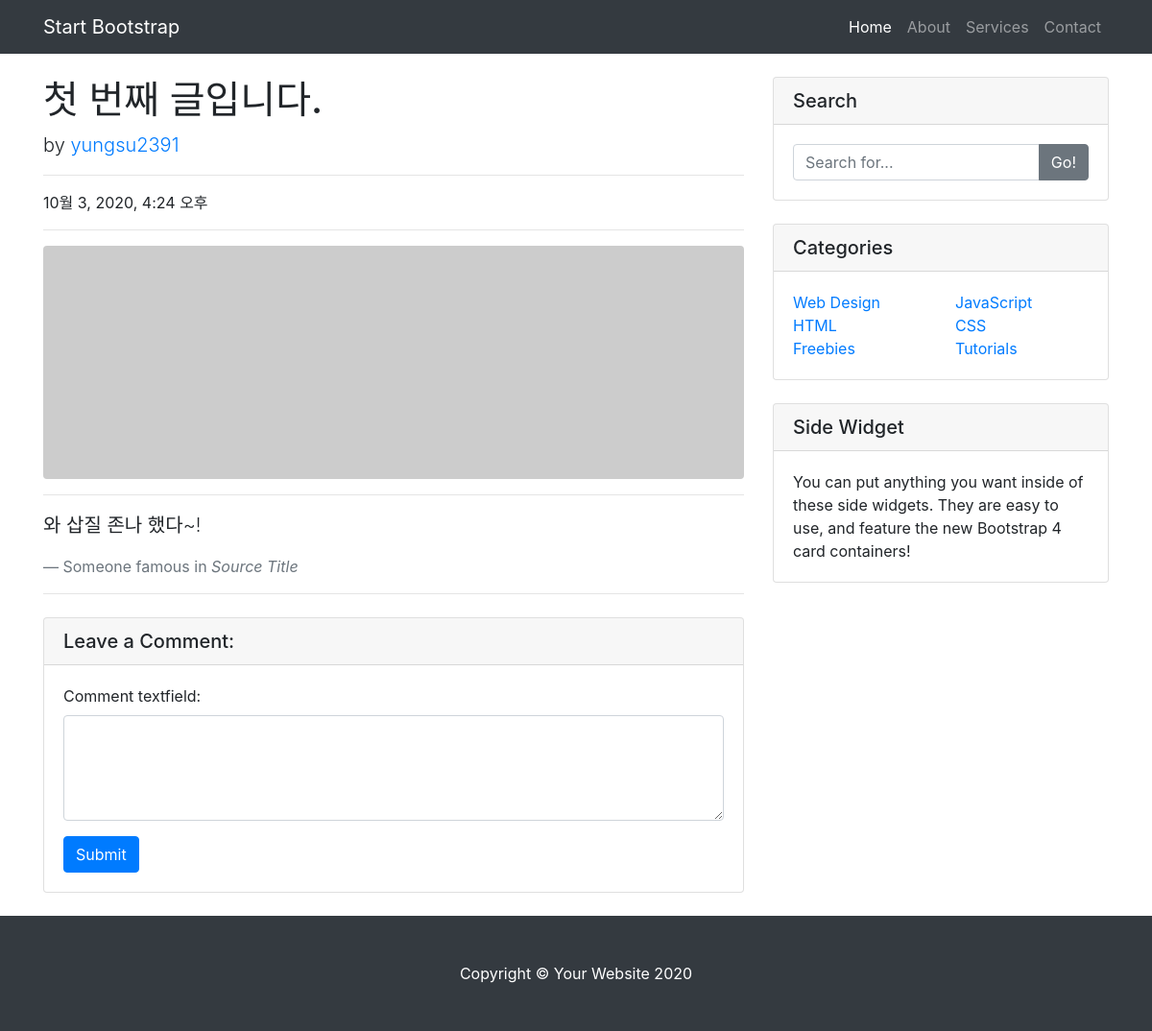
The app's page /blogMain/detail/1/, older data.
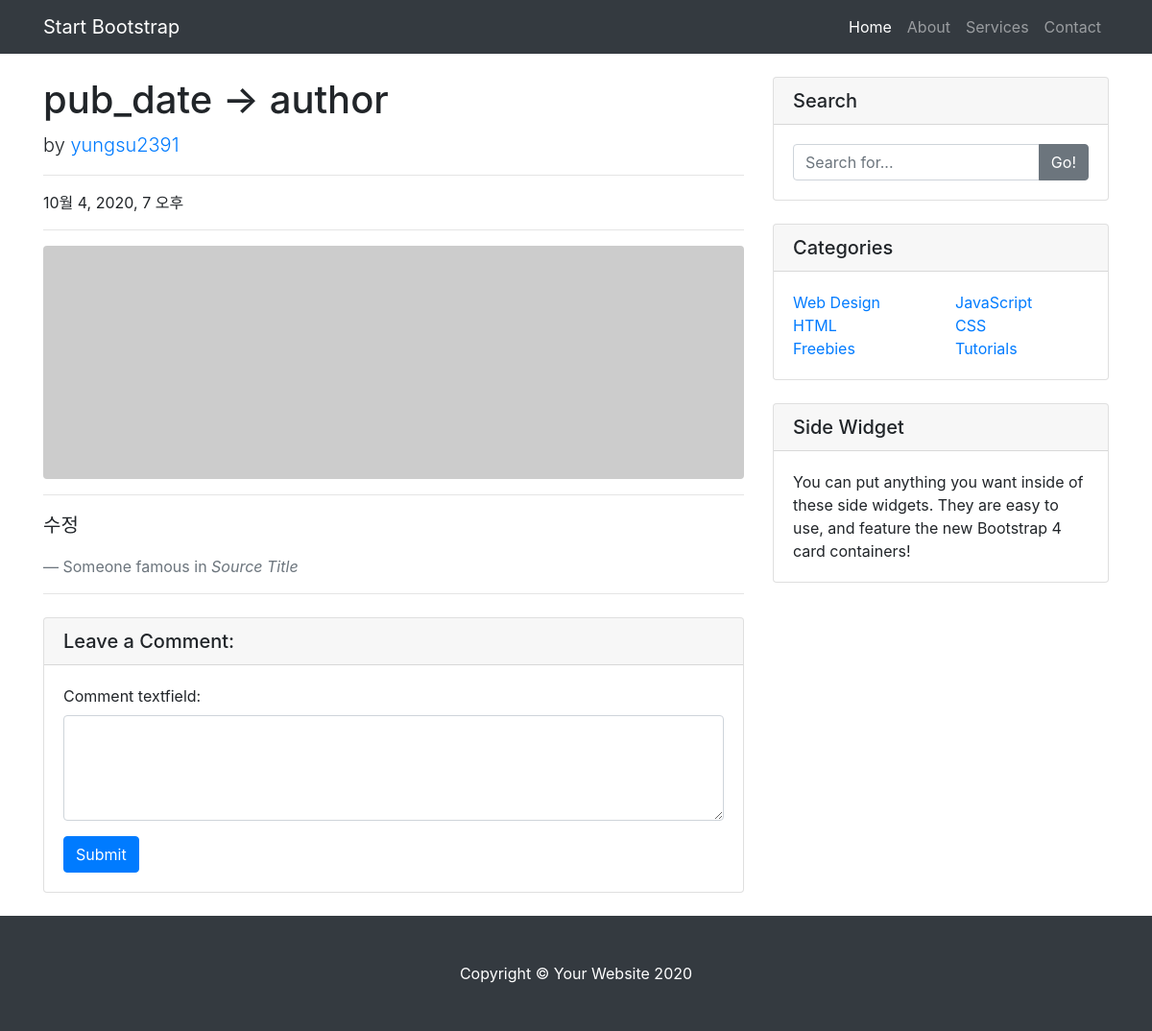
The same page, newer data.
### blogapp/models.py (models this page shows)
class Blog(models.Model):
    title = models.CharField(max_length=100)
    pub_date = models.DateTimeField(auto_now_add=True)
    author = models.ForeignKey(User, on_delete=models.CASCADE, null=True, default=1)
    body = RichTextUploadingField()

### blogapp/views.py (the view)
# urls.py: path('blogMain/detail/<int:blog_id>/', blogapp.views.detail, name='detail'),
def detail(request, blog_id):
    blog_detail = get_object_or_404(Blog, pk=blog_id)
    comments = Comment.objects.filter(blog_id=blog_id)
    if request.method == 'POST':
        comment_form = BlogCommentForm(request.POST)
        if comment_form.is_valid():
            content = comment_form.cleaned_data['comment_textfield']
            print(content)
            login_request_uri = 'https://kauth.kakao.com/oauth/authorize?'
            client_id = '5d111e326ced992ef3940d6cc48ec2c9'
            redirect_uri = 'http://127.0.0.1:8000/oauth'
            login_request_uri += 'client_id=' + client_id
            login_request_uri += '&redirect_uri=' + redirect_uri
            login_request_uri += '&response_type=code'
            return redirect(login_request_uri)
        else:
            return redirect('blogMain')
    else:
        comment_form = BlogCommentForm()
        context = {
            'blog_detail': blog_detail,
            'comments': comments,
            'comment_form': comment_form
        }
        return render(request, 'detail.html', context)

### blogapp/forms.py
class BlogCommentForm(forms.ModelForm):
    class Meta:
        model = Comment
        fields = ['comment_textfield']
        widgets = {
            'comment_textfield': forms.Textarea(attrs={'class': 'form-control', 'rows': 4, 'cols': 40})
        }

### blogapp/templates/detail.html (shortened to what this page needs)
{% load static %}
<!DOCTYPE html>
<html lang="en">
<head>
    <link href="{% static 'css/detail/vendor/bootstrap/css/bootstrap.min.css' %}" rel="stylesheet">
    <link href="{% static 'css/detail/css/blog-post.css' %}" rel="stylesheet">
</head>
<body>
  <nav class="navbar navbar-expand-lg navbar-dark bg-dark fixed-top">
    <div class="container">
      <a class="navbar-brand" href="#">Start Bootstrap</a>
      <div class="collapse navbar-collapse" id="navbarResponsive">
        <ul class="navbar-nav ml-auto">
          <li class="nav-item active">
            <a class="nav-link" href="#">Home
            </a>
          </li>
          <li class="nav-item">
            <a class="nav-link" href="#">About</a>
          </li>
          <li class="nav-item">
            <a class="nav-link" href="#">Services</a>
          </li>
          <li class="nav-item">
            <a class="nav-link" href="#">Contact</a>
          </li>
        </ul>
      </div>
    </div>
  </nav>
  <div class="container">
    <div class="row">
      <div class="col-lg-8">
        <h1 class="mt-4">{{ blog_detail.title }}</h1>
        <p class="lead">
          by
          <a href="#">{{ blog_detail.author }}</a>
        </p>
        <hr>
        <p>{{ blog_detail.pub_date }}</p>
        <hr>
        <img class="img-fluid rounded" src="http://placehold.it/900x300" alt="">
        <hr>
        <p class="lead">{{ blog_detail.body | safe }}</p>
        <blockquote class="blockquote">
          <footer class="blockquote-footer">Someone famous in
            <cite title="Source Title">Source Title</cite>
          </footer>
        </blockquote>
        <hr>
        <div class="card my-4">
            <h5 class="card-header">Leave a Comment:</h5>
            <div class="card-body">
                <form method="POST">
                    <div class="form-group">{{ comment_form }}</div>
                    <button type="submit" class="btn btn-primary">Submit</button>
                </form>
            </div>
        </div>
      </div>
      <div class="col-md-4">
        <div class="card my-4">
          <h5 class="card-header">Search</h5>
          <div class="card-body">
            <div class="input-group">
              <input type="text" class="form-control" placeholder="Search for...">
              <span class="input-group-append">
                <button class="btn btn-secondary" type="button">Go!</button>
              </span>
            </div>
          </div>
        </div>
        <div class="card my-4">
          <h5 class="card-header">Categories</h5>
          <div class="card-body">
            <div class="row">
              <div class="col-lg-6">
                <ul class="list-unstyled mb-0">
                  <li>
                    <a href="#">Web Design</a>
                  </li>
                  <li>
                    <a href="#">HTML</a>
                  </li>
                  <li>
                    <a href="#">Freebies</a>
                  </li>
                </ul>
              </div>
              <div class="col-lg-6">
                <ul class="list-unstyled mb-0">
                  <li>
                    <a href="#">JavaScript</a>
                  </li>
                  <li>
                    <a href="#">CSS</a>
                  </li>
                  <li>
                    <a href="#">Tutorials</a>
                  </li>
                </ul>
              </div>
            </div>
          </div>
        </div>
        <div class="card my-4">
          <h5 class="card-header">Side Widget</h5>
          <div class="card-body">
            You can put anything you want inside of these side widgets. They are easy to use, and feature the new Bootstrap 4 card containers!
          </div>
        </div>
      </div>
    </div>
  </div>
  <footer class="py-5 bg-dark">
    <div class="container">
      <p class="m-0 text-center text-white">Copyright &copy; Your Website 2020</p>
    </div>
  </footer>
</body>
</html>

Row changes from the older to the newer data that the page shows:
changed Blog "yungsu2391": title "첫 번째 글입니다." → "pub_date -> author"; pub_date "10월 3, 2020, 4:24 오후" → "10월 4, 2020, 7 오후"; body "와 삽질 존나 했다~!" → "수정"
